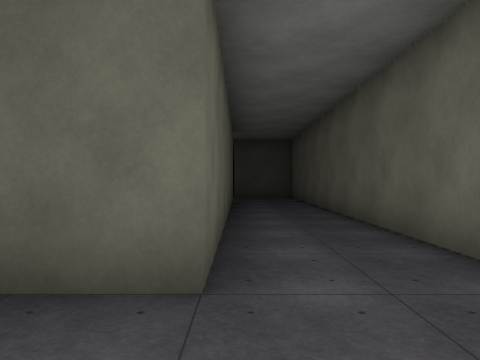
View 1 (above)

24 first-person views from a walk through a scene from a Unity 3-D project. The camera is 1.5 m above the floor, looks level and sees 70° across. The floor is counted in squares, 2 m on a side. Each view is taken from the middle of a square. On the plan, view 1 faces up. The plan holds only what a view shows up to about 11 squares ahead; the rest is blank. The place goes on beyond the plan. The player is left out. Surface patterns are stand-ins for the level's own textures.

View 2
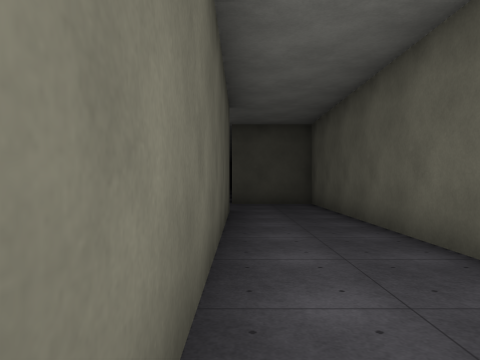

View 3
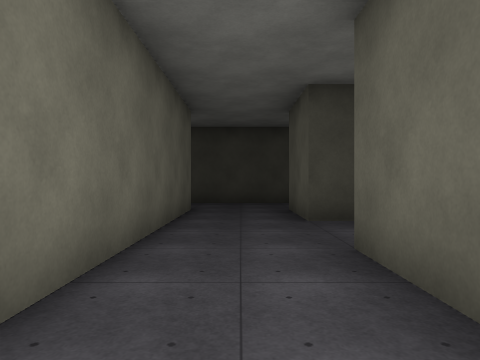

View 4
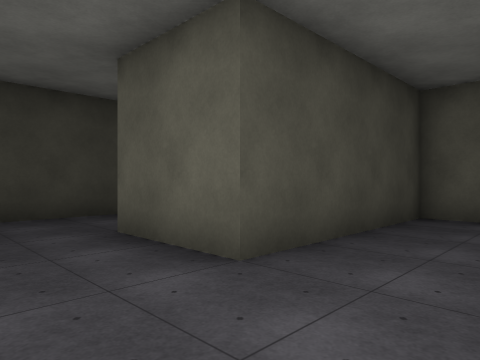

View 5
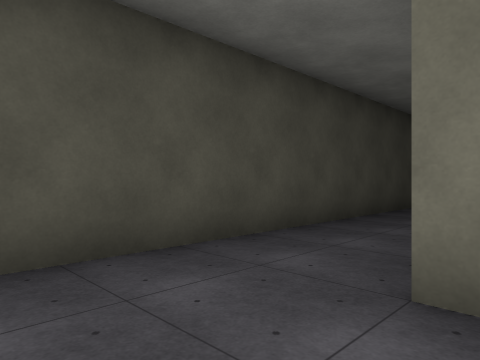

View 6
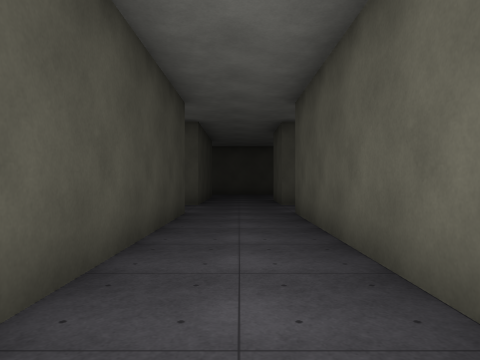

View 7
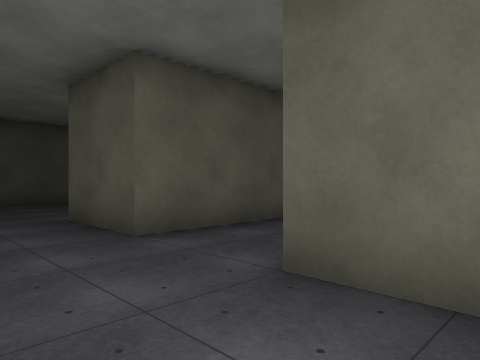

View 8
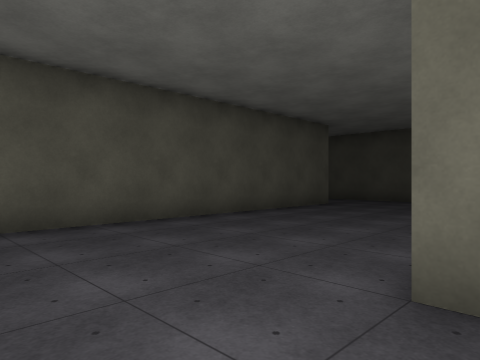

View 9
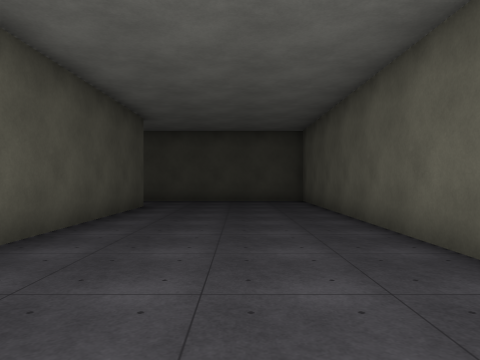

View 10
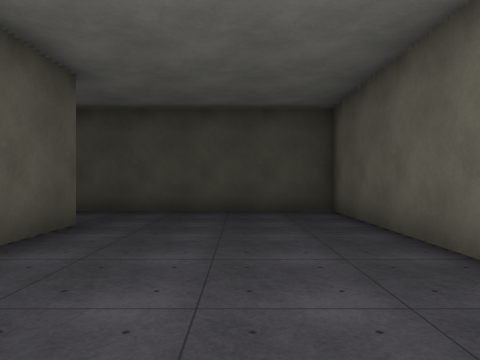

View 11
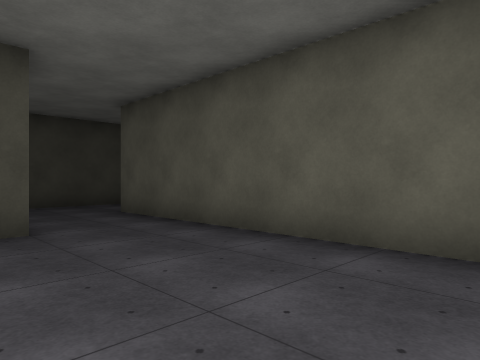

View 12
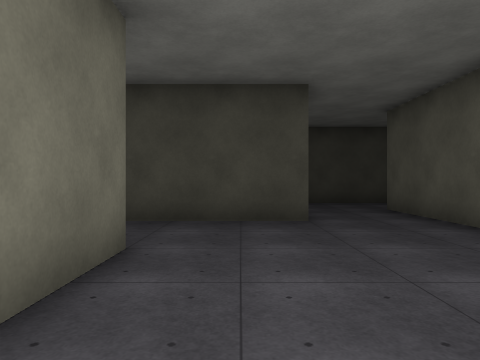

View 13
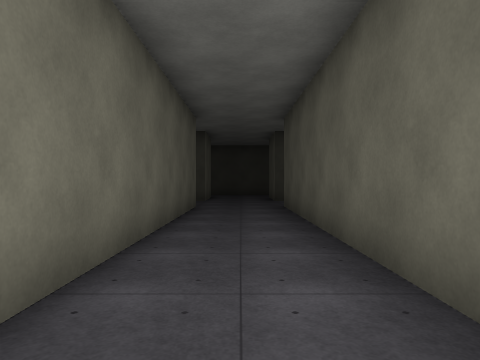

View 14
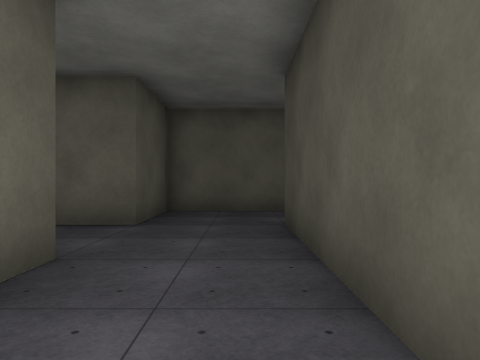

View 15
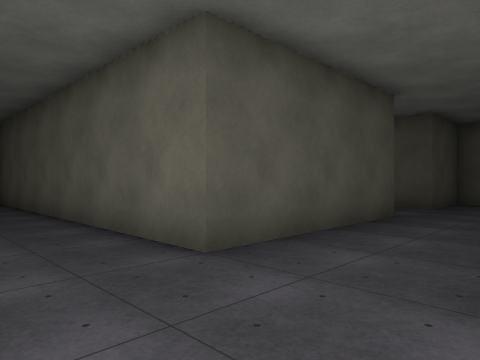

View 16
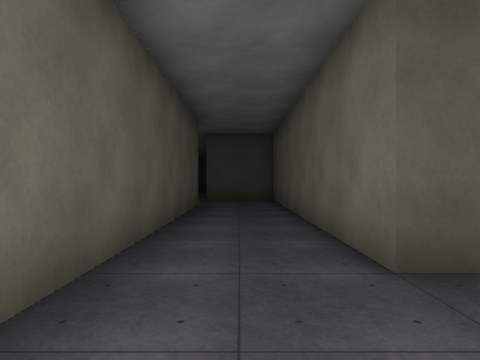

View 17
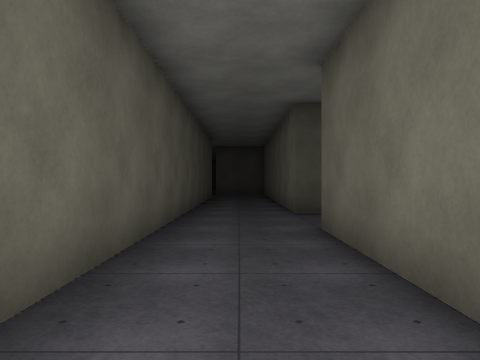

View 18
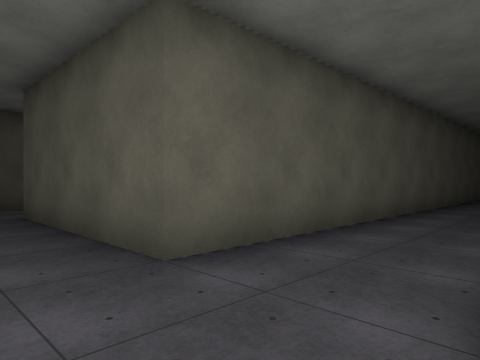

View 19
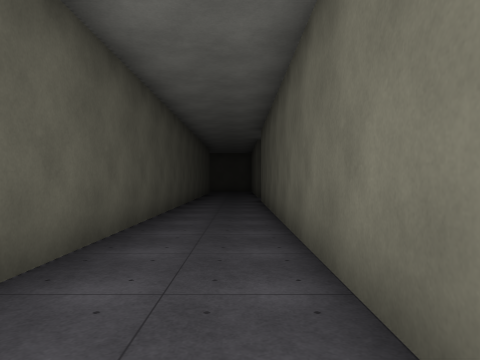

View 20
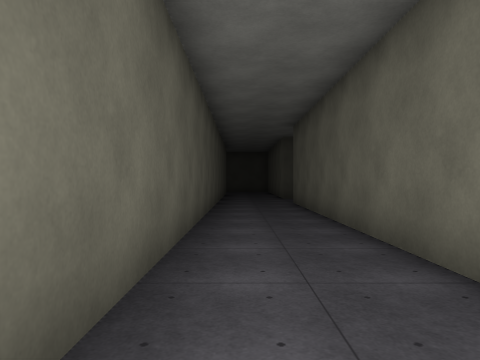

View 21
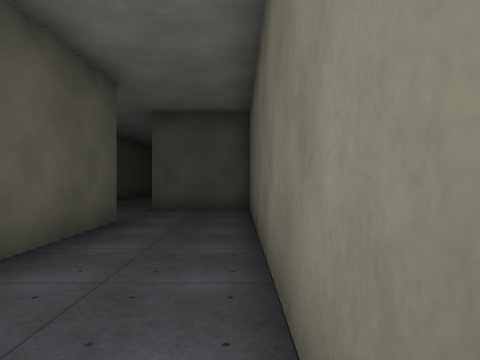

View 22
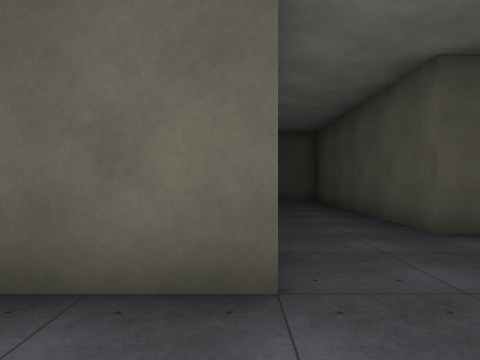

View 23
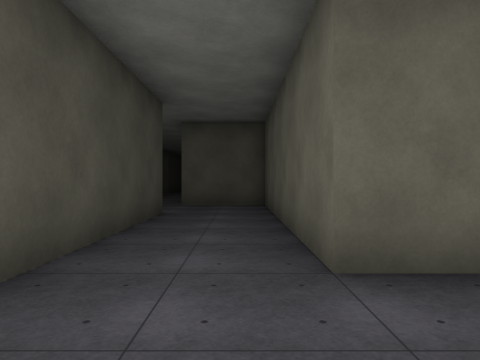

View 24
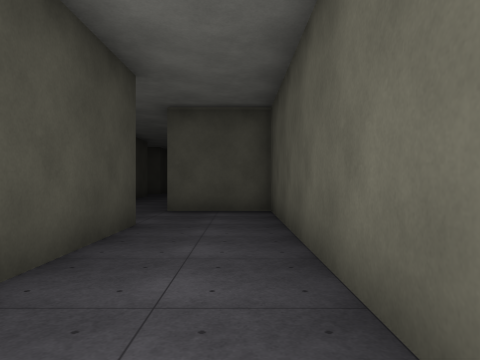

### Floor plan
Points are (right, up) in squares from view 1. A wall is a line through its corners. A room is listed if a view was taken in it or the views show most of it. See-through windows are left out.
Room 1 (views 1, 2, 3, 4, 5, 6, 7, 8, 9, 10, 11, 12, 13, 14, 15, 16, 17, 18, 19, 20, 21, 22, 23, 24)
walls: (-10.2, 5.2) (-10.2, -2.7) (-12.7, -2.7) (-12.7, 7.2) (-19, 7.2); (-5.3, 0.8) (-5.3, -0.2) (-0.3, -0.2) (-0.3, -2.8); (-7.7, 8.8) (-7.7, 12.2); (-7.8, -5.2) (1.5, -5.2); (-1.8, -2.7) (-7.7, -2.7) (-7.7, 5.2); (-5, 12.2) (-0.3, 12.2) (-0.3, 2.2) (-1.6, 2.2); (-17.7, 4.8) (-17.7, -7.8); (-15.2, -5.2) (-10.2, -5.2) (-10.2, -5.8); (2.3, -2.6) (2.3, 14.7) (-0.2, 14.7) (-0.2, 26.5); (-19, -10.2) (-16.4, -10.2); (-10.2, 22.2) (-10.2, 8.8); (-17.8, 22.3) (-12.5, 22.3); (-12.7, 26) (-12.7, 24.8) (-18.6, 24.8); (-2.7, 26.4) (-2.7, 14.7) (-7.7, 14.7) (-7.7, 24.8) (-10.2, 24.8)
ways out: opening at (-17.5, 23.5)

Where each view was taken, in squares from view 1:
view 1: 0 up, 0 right, facing up
view 2: 4 up, 0 right, facing up
view 3: 6 up, 1 right, facing down
view 4: 2 up, 2 right, facing down-left
view 5: 2 down, 2 right, facing down-left
view 6: 4 down, 0 right, facing left
view 7: 5 down, 6 left, facing up-left
view 8: 5 down, 12 left, facing up-left
view 9: 5 down, 15 left, facing up
view 10: 1 down, 15 left, facing up
view 11: 0 up, 14 left, facing down-left
view 12: 1 up, 14 left, facing down
view 13: 7 up, 9 left, facing down
view 14: 13 up, 6 left, facing right
view 15: 12 up, 10 left, facing up-right
view 16: 12 up, 9 left, facing up
view 17: 7 up, 9 left, facing up
view 18: 13 up, 0 right, facing up-left
view 19: 15 up, 1 left, facing up
view 20: 16 up, 2 left, facing up
view 21: 16 up, 8 left, facing up
view 22: 22 up, 8 left, facing left
view 23: 24 up, 10 left, facing left
view 24: 24 up, 12 left, facing left
